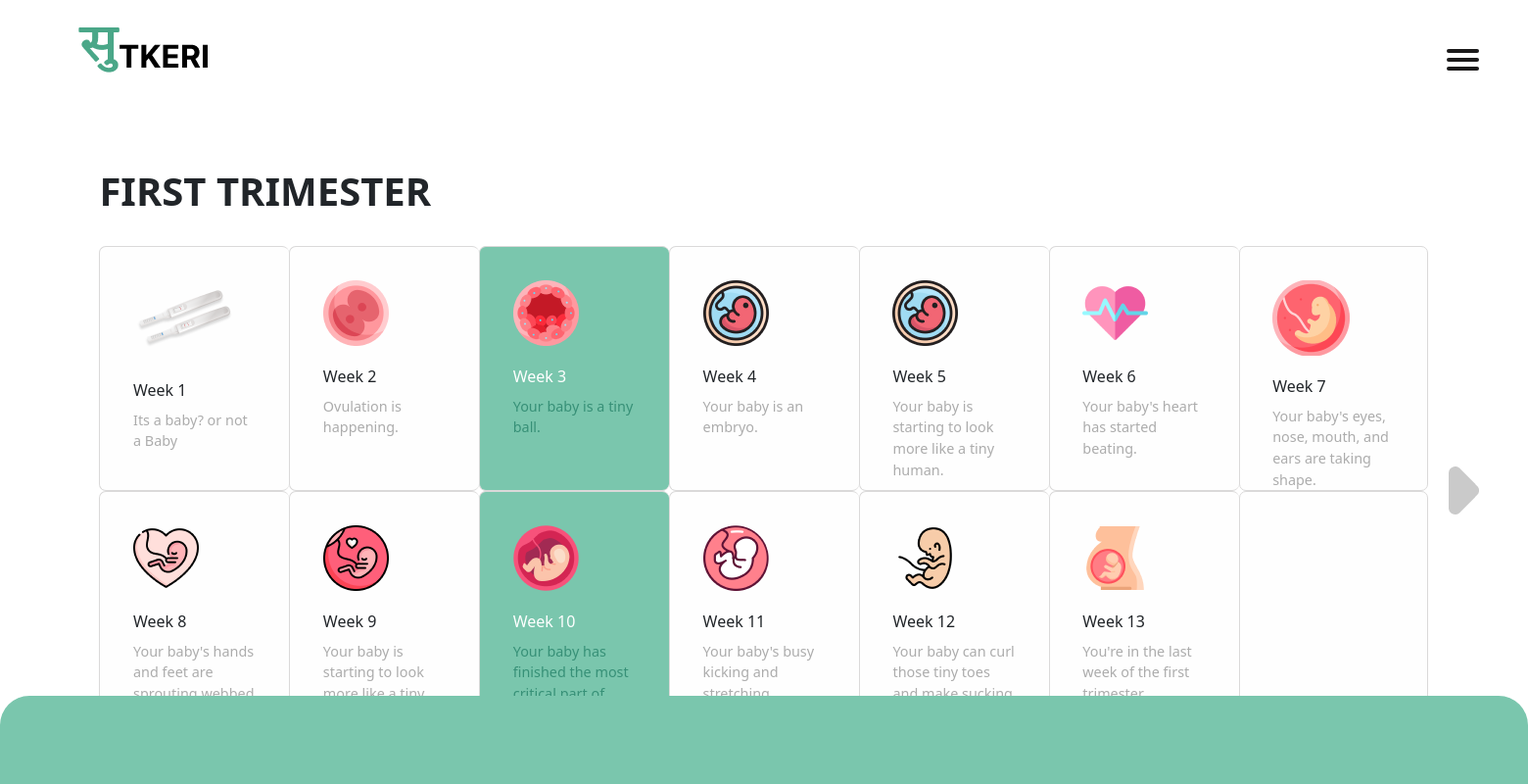
The app's page /home1 (signed in), older data.
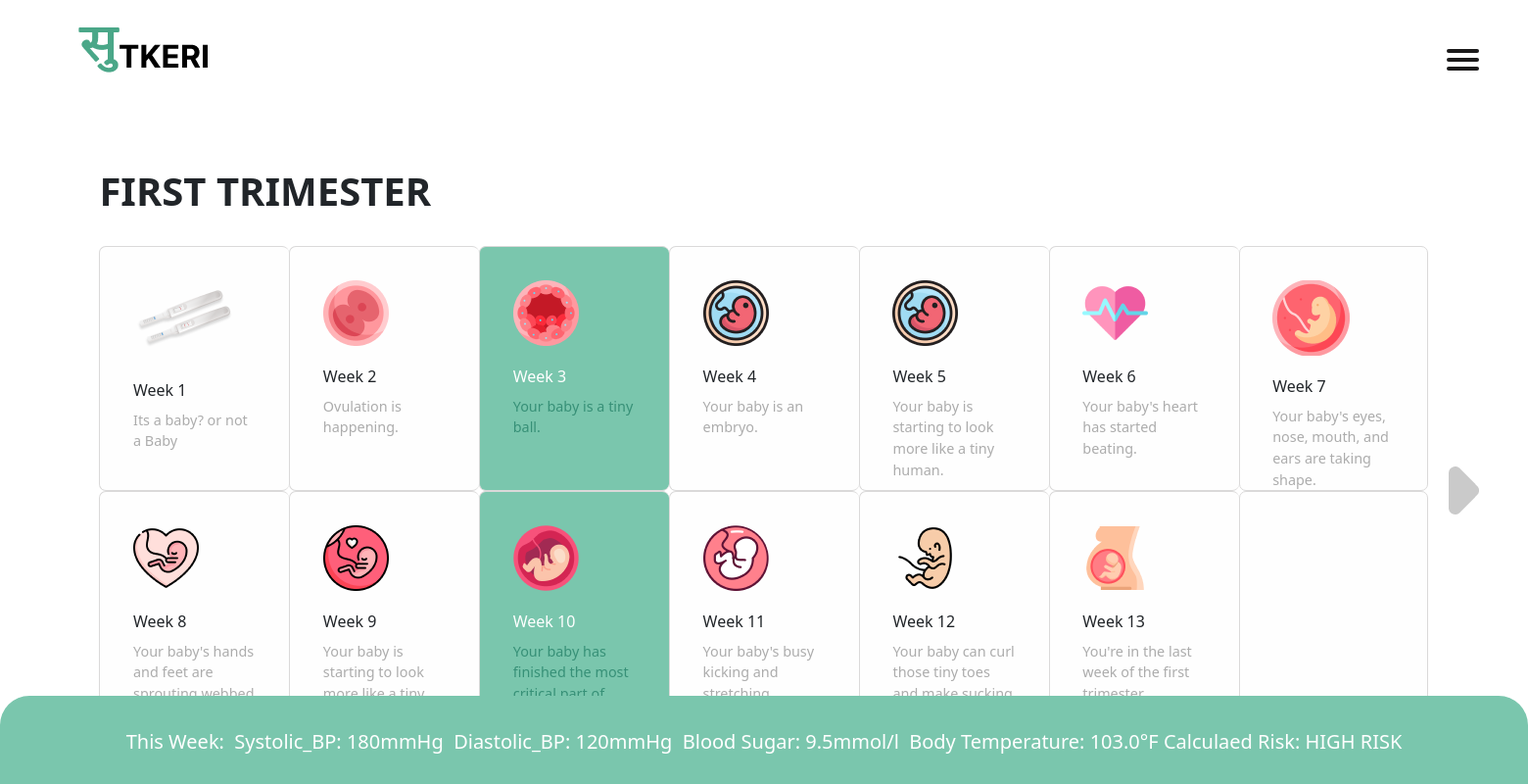
The same page, newer data.
### sutkeriapp/models.py (models this page shows)
class health_parameter(models.Model):
    Systolic_BP=models.IntegerField()
    Diastolic_BP=models.IntegerField()
    Blood_Sugar=models.FloatField()
    Body_Temperature=models.FloatField()
    Result=models.CharField( max_length=50,null="True",blank="True")

### sutkeriapp/views.py (the view)
# urls.py: path('home1', views.home1, name='home1 page'),
@login_required(login_url="/")
def home1(request):
    health_data=health_parameter.objects.all()
    email=request.user.email
    username=request.user.username
    context={
        'email':email.title(),
        'username':username.capitalize(),
        'health_data':health_data,
    }
    return render(request,'home1.html',context)

### templates/home1.html (shortened to what the changed rows need)
{% extends 'head.html' %} {% load static%} {% block home_head %}
<link
  href="https://cdn.jsdelivr.net/npm/bootstrap@5.3.0-alpha1/dist/css/bootstrap.min.css"
  rel="stylesheet"
/>
<link rel="stylesheet" href="static/css/home.css" />
    {% endblock home_head %}
        {% block home_body %}
<div class="homebody" id="body-el">
  <h1 class="trimester">FIRST TRIMESTER</h1>
  <div class="tables">
    <div class="table-content">
    </div>
    <div class="table-content">
    </div>
    <div class="table-content green-table">
    </div>
    <div class="table-content">
    </div>
    <div class="table-content">
    </div>
    <div class="table-content">
    </div>
    <div class="table-content">
    </div>
  </div>
  <div class="tables">
    <div class="table-content">
    </div>
    <div class="table-content">
    </div>
    <div class="table-content green-table">
    </div>
    <div class="table-content">
    </div>
    <div class="table-content">
    </div>
    <div class="table-content">
    </div>
    <div class="table-content">
    </div>
  </div>
  <a href="{% url "home2 page" %}"><div class="next_page">
  </div></a>
  <div class="footer">{% for item in health_data %}
    {% if forloop.last %}
        <span>This Week:  </span>&nbsp;<span>Systolic_BP: </span>{{ item.Systolic_BP }}<span>mmHg</span> &nbsp;<span>Diastolic_BP: </span>{{ item.Diastolic_BP }}<span>mmHg</span>&nbsp; <span>Blood Sugar: </span>{{ item.Blood_Sugar }}<span>mmol/l</span> &nbsp;<span>Body Temperature: </span>{{ item.Body_Temperature }}<span>°F</span>&nbsp;<span>Calculaed Risk: </span>{{item.Result }}
      {% endif %}
    {% endfor %}
  </div>
</div>
{% endblock home_body %}

Row changes from the older to the newer data that the page shows:
added health_parameter: Systolic_BP "180", Diastolic_BP "120", Blood_Sugar "9.5", Body_Temperature "103.0", Result "HIGH RISK"
